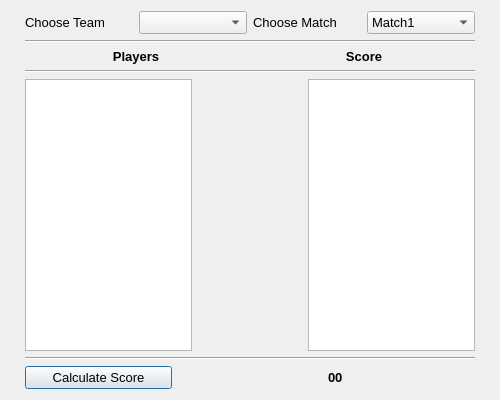
<?xml version="1.0" encoding="UTF-8"?>
<ui version="4.0">
 <class>Dialog</class>
 <widget class="QDialog" name="Dialog">
  <property name="geometry">
   <rect>
    <x>0</x>
    <y>0</y>
    <width>500</width>
    <height>400</height>
   </rect>
  </property>
  <property name="windowTitle">
   <string>Dialog</string>
  </property>
  <layout class="QVBoxLayout" name="verticalLayout">
   <property name="leftMargin">
    <number>25</number>
   </property>
   <property name="rightMargin">
    <number>25</number>
   </property>
   <item>
    <layout class="QHBoxLayout" name="horizontalLayout">
     <item>
      <widget class="QLabel" name="label_2">
       <property name="font">
        <font>
         <family>Tahoma</family>
         <pointsize>10</pointsize>
        </font>
       </property>
       <property name="text">
        <string>Choose Team</string>
       </property>
      </widget>
     </item>
     <item>
      <widget class="QComboBox" name="cb0">
       <property name="font">
        <font>
         <family>Tahoma</family>
         <pointsize>10</pointsize>
        </font>
       </property>
      </widget>
     </item>
     <item>
      <widget class="QLabel" name="label">
       <property name="font">
        <font>
         <family>Tahoma</family>
         <pointsize>10</pointsize>
        </font>
       </property>
       <property name="text">
        <string>Choose Match</string>
       </property>
      </widget>
     </item>
     <item>
      <widget class="QComboBox" name="cb1">
       <property name="font">
        <font>
         <family>Tahoma</family>
         <pointsize>10</pointsize>
        </font>
       </property>
       <item>
        <property name="text">
         <string>Match1</string>
        </property>
       </item>
       <item>
        <property name="text">
         <string>Match2</string>
        </property>
       </item>
       <item>
        <property name="text">
         <string>Match3</string>
        </property>
       </item>
       <item>
        <property name="text">
         <string>Match4</string>
        </property>
       </item>
       <item>
        <property name="text">
         <string>Match5</string>
        </property>
       </item>
      </widget>
     </item>
    </layout>
   </item>
   <item>
    <widget class="Line" name="line">
     <property name="font">
      <font>
       <family>Tahoma</family>
       <pointsize>10</pointsize>
      </font>
     </property>
     <property name="orientation">
      <enum>Qt::Horizontal</enum>
     </property>
    </widget>
   </item>
   <item>
    <layout class="QHBoxLayout" name="horizontalLayout_4">
     <item>
      <widget class="QLabel" name="label_5">
       <property name="font">
        <font>
         <family>Tahoma</family>
         <pointsize>10</pointsize>
         <weight>75</weight>
         <bold>true</bold>
        </font>
       </property>
       <property name="text">
        <string>Players</string>
       </property>
       <property name="alignment">
        <set>Qt::AlignCenter</set>
       </property>
      </widget>
     </item>
     <item>
      <widget class="QLabel" name="label_4">
       <property name="font">
        <font>
         <family>Tahoma</family>
         <pointsize>10</pointsize>
         <weight>75</weight>
         <bold>true</bold>
        </font>
       </property>
       <property name="text">
        <string>Score</string>
       </property>
       <property name="alignment">
        <set>Qt::AlignCenter</set>
       </property>
      </widget>
     </item>
    </layout>
   </item>
   <item>
    <widget class="Line" name="line_2">
     <property name="font">
      <font>
       <family>Tahoma</family>
       <pointsize>10</pointsize>
      </font>
     </property>
     <property name="orientation">
      <enum>Qt::Horizontal</enum>
     </property>
    </widget>
   </item>
   <item>
    <layout class="QHBoxLayout" name="horizontalLayout_2">
     <item>
      <widget class="QListWidget" name="lw1">
       <property name="font">
        <font>
         <family>Tahoma</family>
         <pointsize>10</pointsize>
         <weight>75</weight>
         <bold>true</bold>
        </font>
       </property>
      </widget>
     </item>
     <item>
      <spacer name="horizontalSpacer">
       <property name="font">
        <font>
         <family>Tahoma</family>
         <pointsize>10</pointsize>
        </font>
       </property>
       <property name="orientation">
        <enum>Qt::Horizontal</enum>
       </property>
       <property name="sizeHint" stdset="0">
        <size>
         <width>200</width>
         <height>20</height>
        </size>
       </property>
      </spacer>
     </item>
     <item>
      <widget class="QListWidget" name="lw2">
       <property name="font">
        <font>
         <family>Tahoma</family>
         <pointsize>10</pointsize>
         <weight>75</weight>
         <bold>true</bold>
        </font>
       </property>
      </widget>
     </item>
    </layout>
   </item>
   <item>
    <widget class="Line" name="line_3">
     <property name="font">
      <font>
       <family>Tahoma</family>
       <pointsize>10</pointsize>
      </font>
     </property>
     <property name="orientation">
      <enum>Qt::Horizontal</enum>
     </property>
    </widget>
   </item>
   <item>
    <layout class="QHBoxLayout" name="horizontalLayout_3">
     <item>
      <widget class="QPushButton" name="pushButton">
       <property name="font">
        <font>
         <family>Tahoma</family>
         <pointsize>10</pointsize>
        </font>
       </property>
       <property name="text">
        <string>Calculate Score</string>
       </property>
      </widget>
     </item>
     <item>
      <spacer name="horizontalSpacer_2">
       <property name="font">
        <font>
         <family>Tahoma</family>
         <pointsize>10</pointsize>
        </font>
       </property>
       <property name="orientation">
        <enum>Qt::Horizontal</enum>
       </property>
       <property name="sizeType">
        <enum>QSizePolicy::Fixed</enum>
       </property>
       <property name="sizeHint" stdset="0">
        <size>
         <width>150</width>
         <height>20</height>
        </size>
       </property>
      </spacer>
     </item>
     <item>
      <widget class="QLabel" name="scorelabel">
       <property name="font">
        <font>
         <family>Tahoma</family>
         <pointsize>10</pointsize>
         <weight>75</weight>
         <bold>true</bold>
        </font>
       </property>
       <property name="text">
        <string>00</string>
       </property>
      </widget>
     </item>
    </layout>
   </item>
  </layout>
 </widget>
 <resources/>
 <connections/>
</ui>
